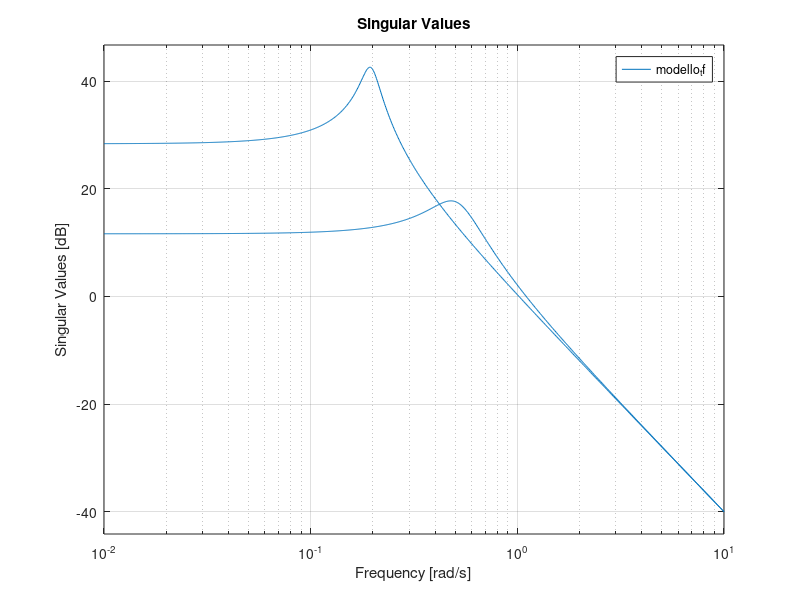

Recreate this plot in MATLAB. (Note: this script raises an error after producing the figure.)
%% Esempio di progetto LQR per garantire robustezza per perturbazioni
%%moltiplicative sull'in con bound l_m crescente

clear all;
clc;
close all;

%Carica il modello di due massa-molla-smorzatore connessi in serie
%e il modello delle incerteze sull'attuatore
%Modello di due massa-molla-smorzatore connessi in serie
%

m1=1;       %Massa
m2=1;
k1=0.1;       %Costante elastica
k2=0.1;
b1=.1;       %Attrito viscoso
b2=.1;
a1=1;       %Guadagno statico dell'attuatore
a2=1;

A=[zeros(2,2) eye(2); -(k1+k2)/m1 k2/m1 -(b1+b2)/m1 b2/m1; k2/m2 -k2/m2 b1/m2 -b2/m2];
B=[zeros(2,2); a1/m1 0;0 a2/m2];
C=[eye(2) zeros(2,2)];
D=zeros(2,2);
n=length(A);
q=size(C,1);
p=size(B,2);

modello_ss=ss(A,B,C,D)

disp('Eigenvalues of the matrix A')
disp(eig(A))

disp('Transfer matrix of the model')
modello_tf=tf(modello_ss)


% Verifica di rilevabilita' e stabilizzabilita'
disp('Reachability and Observability')
ctrb(A,B)
rank(ctrb(A,B))
ctrb(A',C')
rank(ctrb(A',C'))

figure
sigma(modello_tf)
grid on

% verifica minimum phase
disp('Transmission zeros')
tzero(modello_ss)


%%

close all;
disp('Design a LQR controller')

rho = .10;
Q = C'*C;
R = rho*eye(2);
Kopt = lqr(A,B,Q,R);
H = ss(A,B,Kopt,zeros(2,2));
CL = feedback(H,eye(2));
step(CL);

%%
close all;
disp('Derive lm bounds for the designed LQR controller')
omega = logspace(-2,3); 
pp = sigma(CL,omega); %compute sing values at each freq
sysg = pp(1,:);   %pick the max sing value at each freq

% % Verifica che sysg è il max valor singolare
% sigma(CL,omega);
% hold on;
% semilogx(omega,20*log10(sysg),'r');
pre_lm = frd(sysg.^-1,omega);

% fit razionale e min phase per ricavare il bound
ord = 1; %Ordine della funzione di fitting 
lm1 = fitmagfrd(pre_lm,ord,[],[],-1); 
lmg1 = frd(lm1,omega); 

ord = 2; %Ordine della funzione di fitting 
lm2 = fitmagfrd(pre_lm,ord,[],[],-1); 
lmg2 = frd(lm2,omega); 

bodemag(pre_lm,'r',lmg1,'k:',lmg2,'b--');
legend('\sigma(U_0)^{-1}','lmtilde, order 1','lmtilde, order 2','Location','NorthWest');

%ridimensiono scritte linee etc
h = findobj(gcf,'type','line');
set(h,'linewidth',2);
uuu = gca;
set(uuu,'FontSize',14)

%%
close all;
disp('confronto fra anello chiuso e aperto, e vari bound')
figure
sigma(H,'k',lm2,'r--',lm1,'g--',CL,'b-o',1/lm2,'r',1/lm1,'g',omega);
grid on
legend('Anello aperto','Bound lm_2','Bound lm_1','U0','1/lm_2','1/lm_1','Location','SouthWest');
lm_til = lm2;

%ridimensiono scritte linee etc
h = findobj(gcf,'type','line');
set(h,'linewidth',2);
uuu = gca;
set(uuu,'FontSize',14)

%%
close all;
disp('LTR recovery')

%Funzione d'anello originale
sigma(H,'ko-',omega);
grid on;
hold on;
%ridimensiono scritte linee etc
h = findobj(gcf,'type','line');
set(h,'linewidth',2);
uuu = gca;
set(uuu,'FontSize',20)

%Inizio il recovery
Xi = eye(n);
Th = eye(q);
rho = [0 1000 1000000]; % LTR recovery gains
[Kltr,SVL,W1] = ltrsyn(modello_ss,Kopt,Xi,Th,rho,omega);

%%
close all;
disp('Confronto con LQG standard');

Klqg = lqg(modello_ss,blkdiag(Q,R),blkdiag(Xi,Th));

CL_LQG = feedback(series(Klqg,modello_ss),eye(q),+1);
CL_LTR = feedback(series(Kltr,modello_ss),eye(q),+1);
CL_LQR = CL;

figure
sigma(lm_til,'r--',1/lm_til,'r',CL_LQG,'b:',CL_LTR,'g:',CL_LQR,'k:',omega);
grid on
legend('Bound lm','1/lm','U0 LQG','U0 LTR','U0 LQR','Location','SouthWest');

%ridimensiono scritte linee etc
h = findobj(gcf,'type','line');
set(h,'linewidth',2);
uuu = gca;
set(uuu,'FontSize',20)

